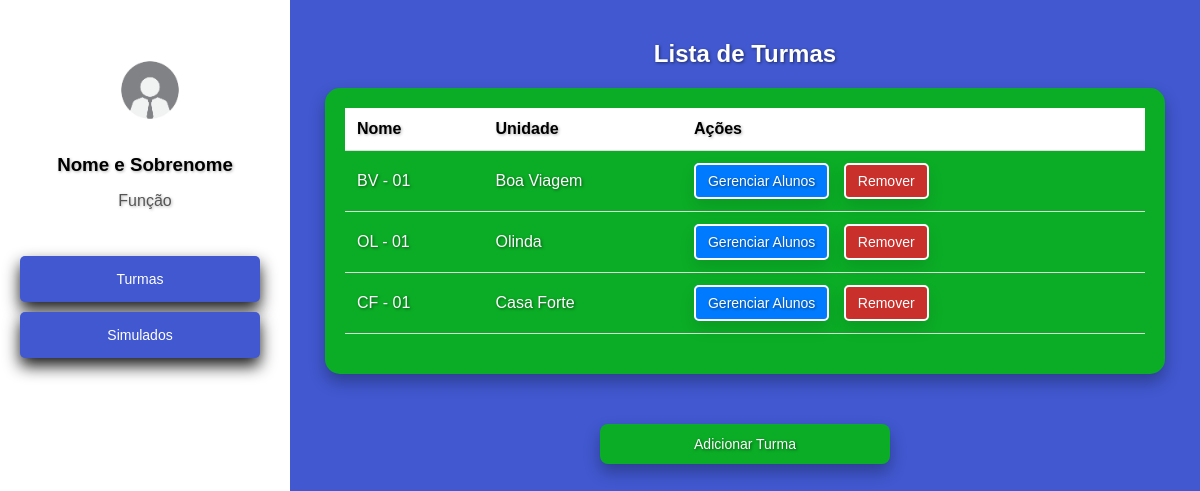
Page /cadastros/turmas/ (signed in) on the earlier database version.
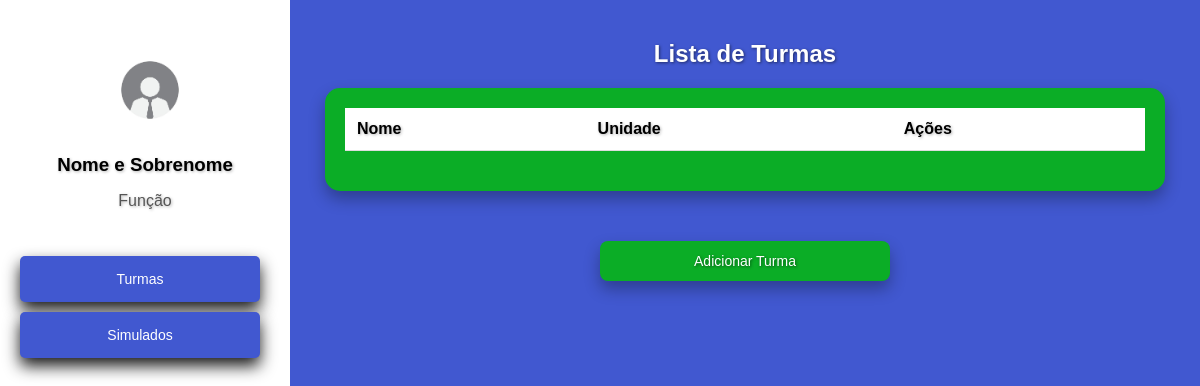
Same page on the later database version.
### cadastros/models.py (models this page shows, shortened)
class Turma(models.Model):
    nome = models.CharField(max_length=100)
    unidade = models.ForeignKey(Unidade, on_delete=models.CASCADE, related_name='turmas')

class Unidade(models.Model):
    nome = models.CharField(max_length=100, unique=True)
    def __str__(self):
        return self.nome

### cadastros/views.py (the view, shortened to what this page needs)
# urls.py: path('turmas/', TurmaView.as_view(), name='turmas'),
class TurmaView(LoginRequiredMixin, View):
    login_url = '/login/'
    template_name_list = 'turmas.html'
    template_name_add = 'adicionar_turma.html'
    def get(self, request, turma_id=None):
        if request.path.endswith('adicionar/'):
            unidades = Unidade.objects.all()
            return render(request, self.template_name_add, {'unidades': unidades})
        else:
            turmas = TurmaMediator.listar_turmas()
            return render(request, self.template_name_list, {'turmas': turmas})

### cadastros/mediators.py (called while the page is built)
    @staticmethod
    def listar_turmas():
        return Turma.objects.all()

### cadastros/templates/turmas.html (shortened to what this page needs)
<!DOCTYPE html>
<html lang="pt-br">
<head>
</head>
<body>
    <div class="sidebar">
        <div class="profile">
            <img src="/static/imgfunc.jpg" alt="funcionario" width="100" height="100" style="margin-top: 20px; margin-left: 10px;">
            <h3>Nome e Sobrenome</h3>
            <p>Função</p>
        </div>
        <nav>
            <a href="#" id="menu-botoes">Turmas</a>
            <a href="{% url 'simulados' %}" class="btn btn-primary">Simulados</a>
        </nav>
    </div>
    <div class="container">
        <h2>Lista de Turmas</h2>
        <div class="table-container">
            <table>
                <thead>
                    <tr>
                        <th>Nome</th>
                        <th>Unidade</th>
                        <th>Ações</th>
                    </tr>
                </thead>
                <tbody>
                    {% for turma in turmas %}
                    <tr id="turma-{{ turma.id }}">
                        <td>{{ turma.nome }}</td>
                        <td>{{ turma.unidade }}</td>
                        <td>
                            <a href="{% url 'alunos' turma_id=turma.id %}" class="gerenciar-alunos gerenciamento-botao">Gerenciar Alunos</a>
                            <button class="remover-turma gerenciamento-botao2" data-id="{{ turma.id }}">Remover</button>
                        </td>
                    </tr>
                    {% endfor %}
                </tbody>
            </table>
        </div>
        <a href="{% url 'adicionar_turma' %}" class="add-turma" style="text-shadow: 0.0625rem 0.0625rem 0.1875rem rgba(0, 0, 0, 0.5);">Adicionar Turma</a>
    </div>
</body>
</html>

Differences in the rows shown:
removed Turma: nome "BV - 01", unidade "Boa Viagem"
removed Turma: nome "OL - 01", unidade "Olinda"
removed Turma: nome "CF - 01", unidade "Casa Forte"
